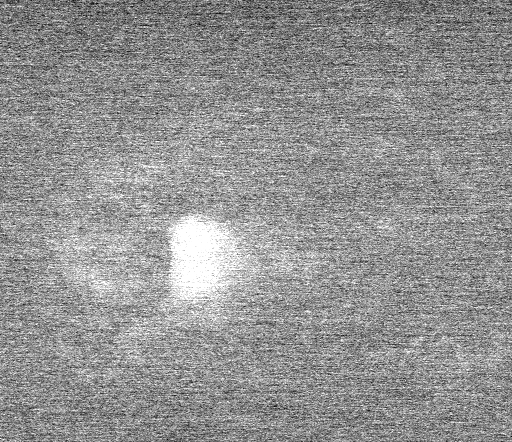
#> input picture img3_0_0.tif, 512 x 442 px
$ python NLMeansDenoising.py
#> lines starting #> are read from the running program, lines starting #| are printed output that depends on the picture
import numpy as np
import matplotlib.pyplot as plt
from matplotlib.widgets import Slider, Button
from tifffile import imread, imsave
from tqdm import tqdm
from microscopes import DM34

from tkinter.filedialog import askopenfilename
import cv2 as cv
import time

'''Adapted from: https://stackoverflow.com/questions/41019222/deblur-an-image-using-scikit-image'''

def denoise(img, h):
    t = time.time()
    ret = cv.fastNlMeansDenoising(img, None, h, templateWindowSize=7, searchWindowSize=21)
    print('Denoising took: ' + str(time.time() - t) + ' seconds.')
    return ret

def load(path):
    img, _, _, _ = DM34.dm_load(path)
    return np.float32(img)

h_0 = 10
axis_color = 'lightgoldenrodyellow'

# Load image
image_path = askopenfilename()
#> the answer given: img3_0_0.tif
image = imread(image_path)
#> image is the input picture: shape (442, 512) uint16; min 0, max 65535, mean 37600
resize_factor = 0.6
image = cv.resize(image, (0, 0), fx=resize_factor, fy=resize_factor)
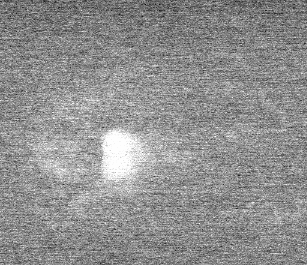
#> image: shape (265, 307) uint16; min 1222, max 65535, mean 37597.1; drawn with min black and max white

# image = load(r"C:\Users\Public\Documents\Lebas\Process_Integration\data\tomo\Acquisition_rep_1673533223_res_1024x1024_dw_2e-06s_stp0.2_dri_True_foc_False\HAADF_Acquisition_rep_4_-57.dm4")
# image = np.asarray(255*(image - np.min(image))/(np.max(image)-np.min(image)), dtype='uint8')

# Analyse image dimensions
try:
    image_depth, image_height, image_width = image.shape
except:
    image_height, image_width = image.shape
#> image_height = 265; image_width = 307
    image_depth = 1


if image.dtype != np.uint8 and image.dtype != np.uint16:
    print('Not supported image type. Convert to 8 or 16 bit.')
    exit()

# Choice of smoothing factor by patch visualisation
if image_depth == 1:
    frame_0 = ((image/np.max(image))*256).astype('uint8')
else:
    frame_0 = ((image[0,:,:]/np.max(image))*256).astype('uint8')

fig = plt.figure()

subplot1 = fig.add_subplot(121)
subplot2 = fig.add_subplot(122) # schematic

# Adjust the subplots region to leave some space for the sliders and buttons
fig.subplots_adjust(left=0.1, bottom=0.25)

# Draw the initial plot
img = subplot1.imshow(frame_0, cmap='gray')
frm_denoised = subplot2.imshow(denoise(frame_0, h_0), cmap='gray')

# Add two sliders for tweaking the parameters

# Define an axes area and draw a slider in it
slider_subplot2  = fig.add_axes([0.1, 0.15, 0.8, 0.03])
slider = Slider(slider_subplot2, 'h', 0, 50, valinit=h_0)

# Define an action for modifying the line when any slider's value changes
def sliders_on_changed(val):
    frm_denoised_2 = denoise(frame_0, slider.val)
    frm_denoised.set_data(frm_denoised_2)
    fig.canvas.draw_idle()
slider.on_changed(sliders_on_changed)

# Add a button to compute the result
compute_button_subplot1 = fig.add_axes([0.8, 0.025, 0.1, 0.04])
compute_button = Button(compute_button_subplot1, 'Compute', color=axis_color, hovercolor='0.975')
def compute_button_on_clicked(mouse_event):
    plt.close()
    image_denoised = np.zeros((image_depth, image_height, image_width), dtype=np.uint8)
    if image_depth == 1:
        image_denoised = denoise(((image/np.max(image))*256).astype('uint8'), slider.val)
    else:
        for i in tqdm(range(image_depth)):
            image_denoised[i,:,:] = denoise(((image[i,:,:]/np.max(image))*256).astype('uint8'), slider.val)
    imsave(image_path + '_denoised.tiff', np.array(image_denoised), bigtiff = True)
    print('Filtering done!')

compute_button.on_clicked(compute_button_on_clicked)

plt.show()
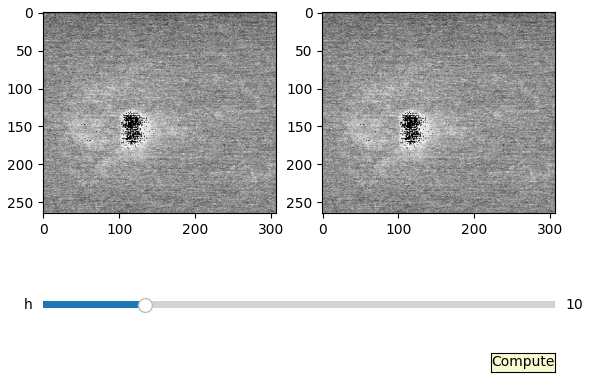
#> figure drawn by matplotlib, 3 panels

$ run again, on img3_1_0.tif
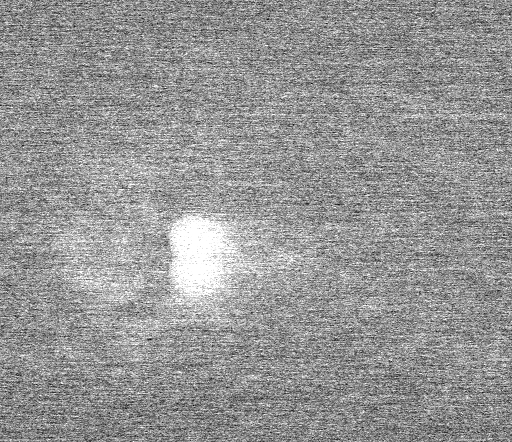
#> input picture img3_1_0.tif, 512 x 442 px
#> image is the input picture: shape (442, 512) uint16; min 0, max 65535, mean 38307.4
#> `image = cv.resize(image, (0, 0), fx=resize_factor, fy=resize_factor)`:
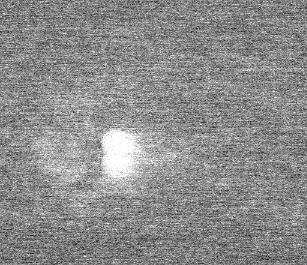
#> image: shape (265, 307) uint16; min 4866, max 65535, mean 38318.9; drawn with min black and max white
#> `plt.show()`:
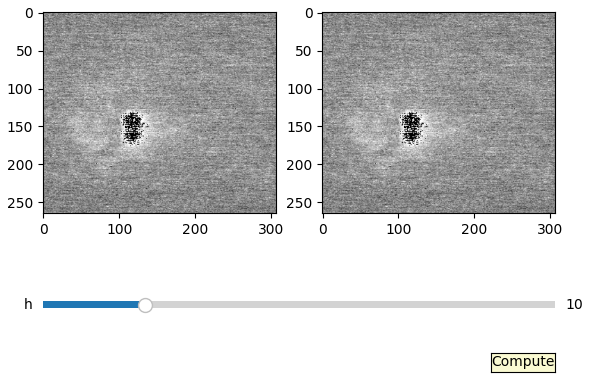
#> figure drawn by matplotlib, 3 panels

$ run again, on img3_1_1.tif
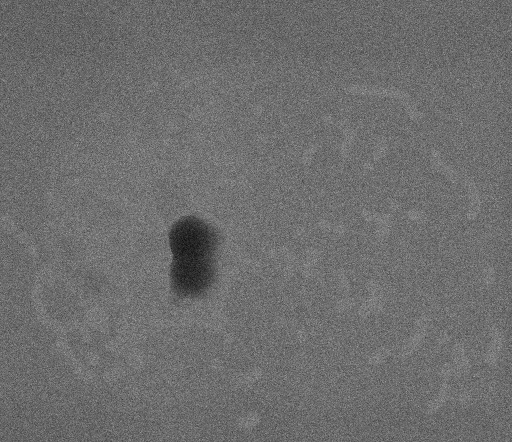
#> input picture img3_1_1.tif, 512 x 442 px
#> image is the input picture: shape (442, 512) uint16; min 3663, max 44197, mean 28130
#> image: shape (265, 307) uint16
#> in denoise, `ret = cv.fastNlMeansDenoising(img, None, h, templateWindowSize=7, sear..`:
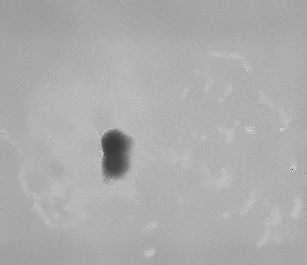
#> ret: shape (265, 307); min 0, max 239, mean 172.5
#> `plt.show()`:
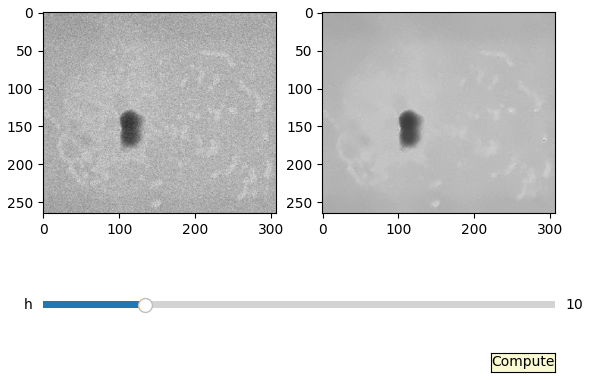
#> figure drawn by matplotlib, 3 panels
